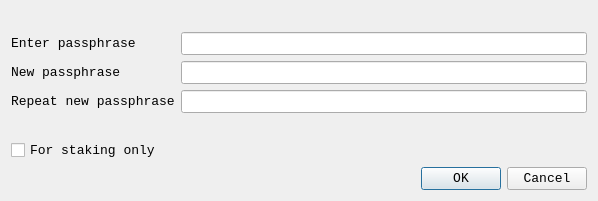
<?xml version="1.0" encoding="UTF-8"?>
<ui version="4.0">
 <class>AskPassphraseDialog</class>
 <widget class="QDialog" name="AskPassphraseDialog">
  <property name="geometry">
   <rect>
    <x>0</x>
    <y>0</y>
    <width>598</width>
    <height>198</height>
   </rect>
  </property>
  <property name="sizePolicy">
   <sizepolicy hsizetype="Preferred" vsizetype="Minimum">
    <horstretch>0</horstretch>
    <verstretch>0</verstretch>
   </sizepolicy>
  </property>
  <property name="minimumSize">
   <size>
    <width>550</width>
    <height>0</height>
   </size>
  </property>
  <property name="font">
   <font>
    <family>Consolas</family>
    <pointsize>10</pointsize>
   </font>
  </property>
  <property name="windowTitle">
   <string>Passphrase Dialog</string>
  </property>
  <layout class="QVBoxLayout" name="verticalLayout">
   <item>
    <widget class="QLabel" name="warningLabel">
     <property name="textFormat">
      <enum>Qt::RichText</enum>
     </property>
     <property name="wordWrap">
      <bool>true</bool>
     </property>
    </widget>
   </item>
   <item>
    <layout class="QFormLayout" name="formLayout">
     <property name="fieldGrowthPolicy">
      <enum>QFormLayout::AllNonFixedFieldsGrow</enum>
     </property>
     <item row="0" column="0">
      <widget class="QLabel" name="passLabel1">
       <property name="text">
        <string>Enter passphrase</string>
       </property>
      </widget>
     </item>
     <item row="0" column="1">
      <widget class="QLineEdit" name="passEdit1">
       <property name="echoMode">
        <enum>QLineEdit::Password</enum>
       </property>
      </widget>
     </item>
     <item row="1" column="0">
      <widget class="QLabel" name="passLabel2">
       <property name="text">
        <string>New passphrase</string>
       </property>
      </widget>
     </item>
     <item row="1" column="1">
      <widget class="QLineEdit" name="passEdit2">
       <property name="echoMode">
        <enum>QLineEdit::Password</enum>
       </property>
      </widget>
     </item>
     <item row="2" column="0">
      <widget class="QLabel" name="passLabel3">
       <property name="text">
        <string>Repeat new passphrase</string>
       </property>
      </widget>
     </item>
     <item row="2" column="1">
      <widget class="QLineEdit" name="passEdit3">
       <property name="echoMode">
        <enum>QLineEdit::Password</enum>
       </property>
      </widget>
     </item>
     <item row="3" column="1">
      <widget class="QLabel" name="capsLabel">
       <property name="font">
        <font>
         <weight>75</weight>
         <bold>true</bold>
        </font>
       </property>
       <property name="text">
        <string/>
       </property>
       <property name="alignment">
        <set>Qt::AlignCenter</set>
       </property>
      </widget>
     </item>
     <item row="4" column="0">
      <widget class="QCheckBox" name="stakingCheckBox">
       <property name="enabled">
        <bool>true</bool>
       </property>
       <property name="visible">
        <bool>false</bool>
       </property>
       <property name="toolTip">
        <string>Serves to disable the trivial sendmoney when OS account compromised. Provides no real security.</string>
       </property>
       <property name="text">
        <string>For staking only</string>
       </property>
      </widget>
     </item>
    </layout>
   </item>
   <item>
    <widget class="QDialogButtonBox" name="buttonBox">
     <property name="orientation">
      <enum>Qt::Horizontal</enum>
     </property>
     <property name="standardButtons">
      <set>QDialogButtonBox::Cancel|QDialogButtonBox::Ok</set>
     </property>
    </widget>
   </item>
  </layout>
 </widget>
 <resources/>
 <connections>
  <connection>
   <sender>buttonBox</sender>
   <signal>accepted()</signal>
   <receiver>AskPassphraseDialog</receiver>
   <slot>accept()</slot>
   <hints>
    <hint type="sourcelabel">
     <x>248</x>
     <y>254</y>
    </hint>
    <hint type="destinationlabel">
     <x>157</x>
     <y>274</y>
    </hint>
   </hints>
  </connection>
  <connection>
   <sender>buttonBox</sender>
   <signal>rejected()</signal>
   <receiver>AskPassphraseDialog</receiver>
   <slot>reject()</slot>
   <hints>
    <hint type="sourcelabel">
     <x>316</x>
     <y>260</y>
    </hint>
    <hint type="destinationlabel">
     <x>286</x>
     <y>274</y>
    </hint>
   </hints>
  </connection>
 </connections>
</ui>
